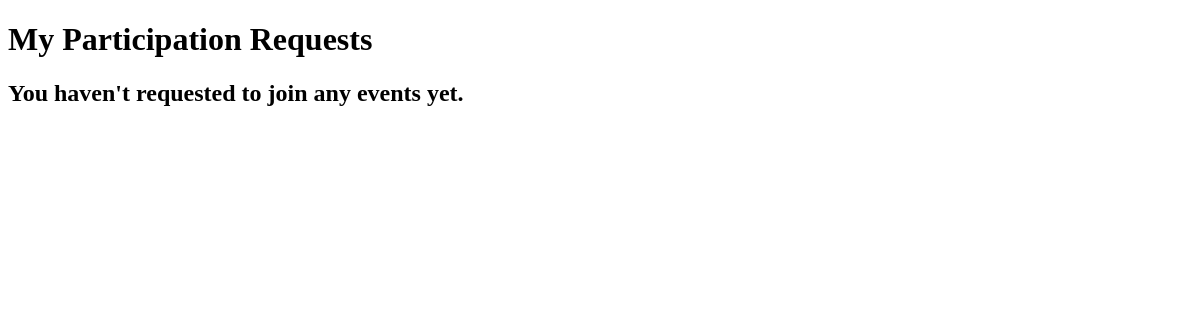
The page /participation/my-requests/ (signed in) on the database as committed earlier.
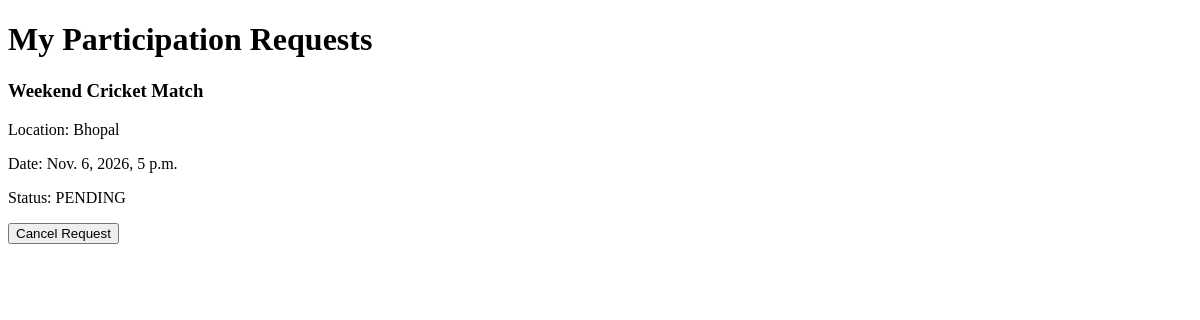
The same page on the database as committed later.
### participation/models.py (models this page shows, shortened)
class Participation(models.Model):
    STATUS_CHOICES = [
        ('PENDING', 'Pending'),
        ('ACCEPTED', 'Accepted'),
        ('REJECTED', 'Rejected'),
    ]
    user = models.ForeignKey(
        settings.AUTH_USER_MODEL,
        on_delete=models.CASCADE,
        related_name='participations'
    )
    event = models.ForeignKey(
        Event,
        on_delete=models.CASCADE,
        related_name='participation_requests'
    )
    status = models.CharField(
        max_length=10,
        choices=STATUS_CHOICES,
        default='PENDING'
    )
    requested_at = models.DateTimeField(auto_now_add=True)
    updated_at = models.DateTimeField(auto_now=True)
    class Meta:
        constraints = [
            models.UniqueConstraint(
                fields=['user', 'event'],
                name='unique_user_event_registration'
            )
        ]

### events/models.py (models this page shows, shortened)
class Event(models.Model):
    STATUS_CHOICES = [
        ('OPEN', 'Open'),
        ('FULL', 'Full'),
        ('CANCELLED', 'Cancelled'),
    ]
    title = models.CharField(max_length=100)
    description = models.TextField()
    category = models.ForeignKey(
        Category,
        on_delete=models.PROTECT,
        related_name='events'
    )
    created_by = models.ForeignKey(
        settings.AUTH_USER_MODEL,
        on_delete=models.CASCADE,
        related_name='created_events'
    )
    location = models.CharField(max_length=200)
    event_date = models.DateTimeField()
    max_participants = models.PositiveIntegerField()
    status = models.CharField(
        max_length=10,
        choices=STATUS_CHOICES,
        default='OPEN'
    )
    created_at = models.DateTimeField(auto_now_add=True)
    updated_at = models.DateTimeField(auto_now=True)

### participation/views.py (the view)
@login_required
def my_requests(request):
    my_participations = Participation.objects.filter(user=request.user)
    return render(
        request,
        'participation/my_requests.html',
        {'my_participations': my_participations}
    )

### participation/templates/participation/my_requests.html (shortened to what this page needs)
<!DOCTYPE html>
<html lang="en">
<head>
</head>
<body>
    <h1>My Participation Requests</h1>
    {% for my_participation in my_participations %}
        <div>
            <h3>{{ my_participation.event.title }}</h3>
            <p>Location: {{ my_participation.event.location }}</p>
            <p>Date: {{ my_participation.event.event_date }}</p>
            <p>Status: {{ my_participation.status }}</p>
        </div>
        {% if my_participation.status == 'PENDING' %}
            <div>
                <form method="POST" action="{% url 'cancel_request' my_participation.id %}">
                    <button type="submit">Cancel Request</button>
                </form>
            </div>
        {% endif %}
    {% empty %}
        <h2>You haven't requested to join any events yet.</h2>
    {% endfor %}
</body>
</html>

Rows that differ between the two databases and show on the page:
added Participation: event "Weekend Cricket Match", event.location "Bhopal", event.event_date "Nov. 6, 2026, 5 p.m.", status "PENDING", shows "Cancel Request"
Other text that changed with them:
text no longer shown: "You haven't requested to join any events yet."
